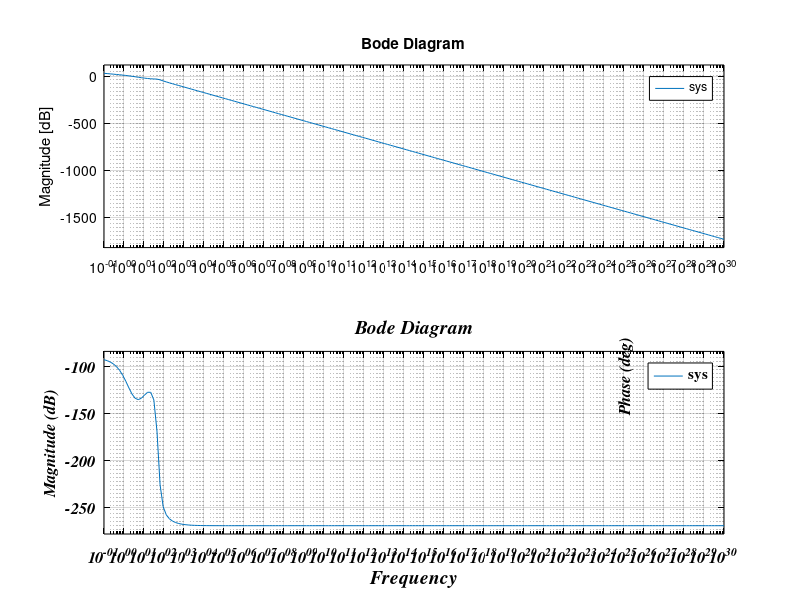

Source code (MATLAB):

num=5*[0.1 1];
f1=[1 0]; f2=[0.5 1]; f3=[1/2500 .6/50 1];
den=conv(f1,conv(f2,f3));
sys=tf(num,den);
w=logspace(-1,30,200)
bode(sys,w)
grid on
axes=findobj('type','axes')
h_magnitude=get(axes(2),'YLabel')
h_phase=get(axes(1),'YLabel')
set(h_magnitude,'String','Magnitude (dB)')
set(h_phase,'String','Phase (deg)')
set([axes(1),axes(2)],'FontName','times','FontSize',12,'FontAngle','Italic','FontWeight','bold')
set([h_magnitude,h_phase],'FontName','times','FontSize',12,'FontAngle','Italic','FontWeight','bold')

T=title ('Bode Diagram')
X=xlabel('Frequency');
%set('LineWidth',3)
set(axes,'ycolor','black')
set(axes,'xcolor','black')
%set(gca,'FontName','times','FontSize',14)
set([X,T],'FontName','times','FontSize',14,'FontAngle','Italic','Color','black','FontWeight','bold')
